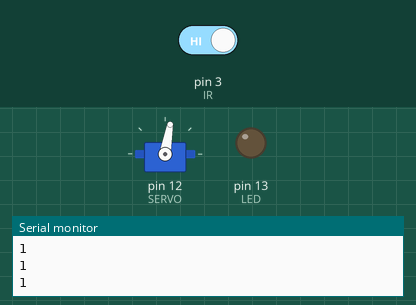
Bench run of a sketch on a simulated Arduino Uno, built with avr-gcc and run on an emulated ATmega328P. Parts: servo, output pins drawn as LEDs (lit = HIGH), the last lines printed to the serial monitor. The inputs (shaded band) are chosen by the test bench; at power-on: pin 3 (IR) HIGH.

Above: at 1.2 s.
1.3 s: pin 3 (IR) driven LOW
At 1.8 s:
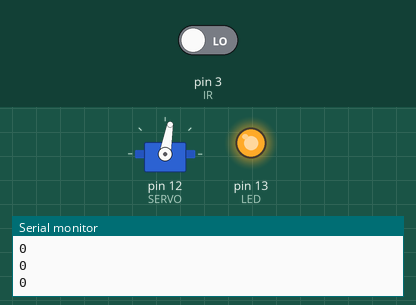
2.9 s: pin 3 (IR) driven HIGH
At 4.99 s:
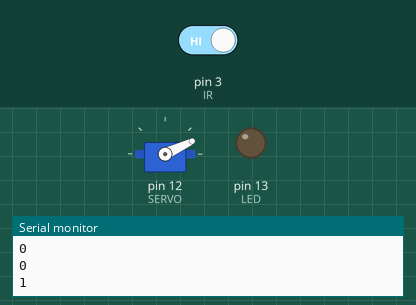
At 5.86 s:
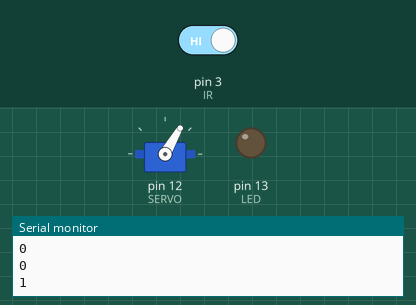
Timing chart, 0 to 9.9 s (numbered marks = the images above; inputs shaded):
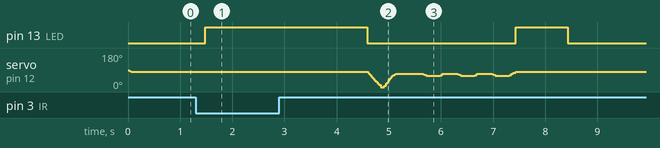

The sketch:

ir_servo.ino
```cpp
#define IR 3
#define SERVO 12
#define LED 13

#include <VarSpeedServo.h>

VarSpeedServo myServo;    // create servo object to control a servo

#define BOTTOM_DEG 80

void setup() {
  Serial.begin(9600);
  pinMode(IR, INPUT);
  pinMode(LED, OUTPUT);

  myServo.attach(SERVO);
  myServo.write(BOTTOM_DEG, 80, true);
}

void loop() {
  myServo.detach();

  while (1) {
    bool ir = digitalRead(IR);
    Serial.println(ir);
    digitalWrite(LED, LOW);

    delay(100);

    if (!ir) {
      break;
    }
  }

  while (1) {
    bool ir = digitalRead(IR);
    Serial.println(ir);
    digitalWrite(LED, HIGH);

    delay(100);

    if (ir) {
      break;
    }
  }

  delay(1500);

  digitalWrite(LED, LOW);

  myServo.attach(SERVO);
  myServo.write(BOTTOM_DEG - 80, 200, true);
  delay(50);
  myServo.write(BOTTOM_DEG - 10, 200, true);
  delay(500);
  myServo.write(BOTTOM_DEG - 20, 100, true);
  delay(250);
  myServo.write(BOTTOM_DEG - 10, 100, true);
  delay(250);
  myServo.write(BOTTOM_DEG - 20, 100, true);
  delay(250);
  myServo.write(BOTTOM_DEG - 10, 100, true);
  delay(250);
  myServo.write(BOTTOM_DEG - 20, 100, true);
  delay(250);
  myServo.write(BOTTOM_DEG, 100, true);

  digitalWrite(LED, HIGH);

  delay(1000);
}
```

Measured:
- after the input at 1.3 s, pin 13 (LED): LOW → HIGH after 0.18 s
- after the input at 2.9 s, pin 13 (LED): HIGH → LOW after 1.7 s, → HIGH 2.8 s later, → LOW 1.0 s later
